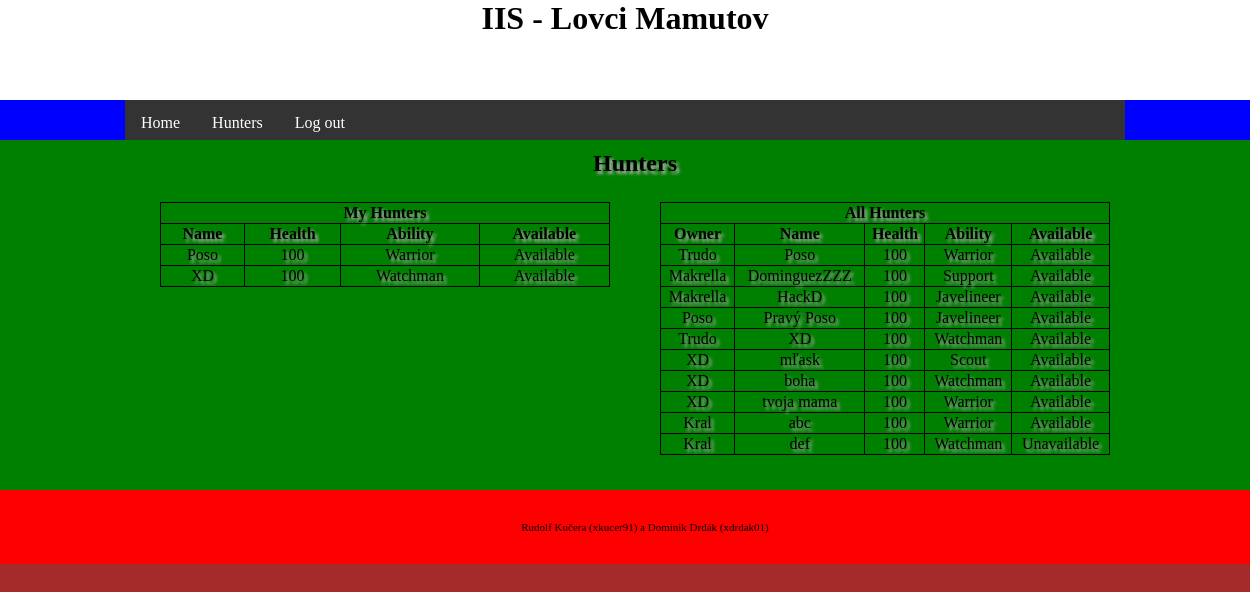
Page /iis/hunter/overview (signed in) on the committed database.
### tables this page shows
CREATE TABLE `hunter` (
  `id` int(11) NOT NULL,
  `user` int(11) NOT NULL,
  `name` varchar(255) NOT NULL,
  `health` int(11) NOT NULL,
  `ability` int(11) NOT NULL,
  `available` int(11) NOT NULL,
  `outpost` int(11) NOT NULL
);

CREATE TABLE `ability` (
  `id` int(11) NOT NULL,
  `name` varchar(255) NOT NULL
);

CREATE TABLE `user` (
  `id` int(11) NOT NULL,
  `name` varchar(255) NOT NULL,
  `password` varchar(255) NOT NULL,
  `level` int(11) NOT NULL
);

### index.php (called while the page is built, shortened)
<?php
$router = new RouterController();
$router->handle(array($_SERVER['REQUEST_URI']));
$router->writeView();

### model/Db.php (called while the page is built, shortened)
<?php
class Db {
    private static $connection;
    private static $settings = array(
		PDO::ATTR_ERRMODE => PDO::ERRMODE_EXCEPTION,
		PDO::MYSQL_ATTR_INIT_COMMAND => "SET NAMES utf8",
		PDO::ATTR_EMULATE_PREPARES => false,
	);
    public static function connect($host, $user, $password, $database) {
		if (!isset(self::$connection)) {
			self::$connection = @new PDO(
				"mysql:host=$host;dbname=$database",
				$user,
				$password,
				self::$settings
			);
		}
	}
    public static function queryOne($query, $parameters = array()) {
		$result = self::$connection->prepare($query);
		$result->execute($parameters);
		return $result->fetch();
	}
    public static function queryAll($query, $parameters = array()) {
		$result = self::$connection->prepare($query);
		$result->execute($parameters);
		return $result->fetchAll();
	}
    public static function querySingle($query, $parameters = array()) {
		$result = self::queryOne($query, $parameters);
		return $result[0];
	}
}

### model/user.php (called while the page is built, shortened)
<?php
class User {
	private $id;
	private $name;
	public function __construct ($name) {
		$user = Db::queryOne('SELECT * FROM user WHERE name = ?',[$name]);
		if (empty($user)) {
			$this->name = $name;
			$this->level = 1;
		} else {
			$this->id = $user['id'];
			$this->name = $user['name'];
		}
	}
	public function setId() {
		$this->id = Db::querySingle('SELECT id FROM user WHERE name = ?', [$this->name]);
	}
	public function getMyHunters() {
		return Db::queryAll('SELECT * FROM hunter WHERE user = ?', [$this->id]);
	}
	public static function getUserNameById($id) {
		return Db::querySingle('SELECT name FROM user WHERE id = ?', [$id]);
	}
}

### controller/HunterController.php (called while the page is built, shortened)
<?php
class HunterController extends Controller
{
    public function handle($parameters)
    {
    	if (!isLoggedIn()) {
    		$this->redirect('iis/error');
    	} else {
			$user = new User($_SESSION['user']);
			$user->setId();
		}
    	if (isset($parameters)) {
    		if ($parameters[0] == 'create') {
				$this->header['title'] = "IIS Create Hunter";
				$this->header['description'] = "Create your hunter";
				$this->header['keywords'] = ["iis", "create", "hunter", "start"];
    			$this->view = 'hunterCreate';
                $this->data['abilities'] = Ability::getAllAbilities();
    			if (isset($_POST['hunterName'])) {
                    if (!($user->getMyHuntersCount() > $user->getLevel() )) {
        				$hunter = new Hunter($_POST['hunterName'], 1);
        				$hunter->insertIntoDb();
                    }
                    if ($user->getMyHuntersCount() == $user->getLevel()+1)
    				    $this->redirect('iis/hunter/overview');
                    else
                        $this->redirect('iis/hunter/create');
    			}
    		} else if ($parameters[0] == 'overview') {
				$this->header['title'] = "IIS Hunters";
				$this->header['description'] = "User overview of all hunters";
				$this->header['keywords'] = ["iis", "overview", "hunter", "hunters"];
				$myHunters = $user->getMyHunters();
				$allHunters = Hunter::getAllHunters();
    		}
    	}
    }
}

### controller/RouterController.php (called while the page is built, shortened)
<?php
class RouterController extends Controller
{
	protected $controller;
	private function dashToCamelCase($text)
	{
		$word = str_replace('-', ' ', $text);
		$word = ucwords($word);
		$word = str_replace(' ', '', $word);
		return $word;
	}
	private function parseURL($url)
	{
        $parsedURL = parse_url($url);
		$parsedURL["path"] = ltrim($parsedURL["path"], "/");
		$parsedURL["path"] = trim($parsedURL["path"]);
		$splitPath = explode("/", $parsedURL["path"]);
		return $splitPath;
	}
    public function handle($parameters)
    {
		$parsedURL = $this->parseURL($parameters[0]);
		$iis = array_shift($parsedURL);
		$controllerClass = $this->dashToCamelCase(array_shift($parsedURL)) . 'Controller';
		if (file_exists('controller/' . $controllerClass . '.php'))
			$this->controller = new $controllerClass;
		else
			$this->redirect('iis/error');
        $this->controller->handle($parsedURL);
    }
}

### model/ability.php (called while the page is built, shortened)
<?php
class Ability {
	public static function getAbilityName($id) {
		return Db::querySingle('SELECT name FROM ability WHERE id = ?', [$id]);
	}
}

### model/hunter.php (called while the page is built, shortened)
<?php
class Hunter {
	public static function getAllHunters() {
		return Db::queryAll('SELECT * FROM hunter');
	}
}

### view/hunterOverview.phtml (the view)
<h1>Hunters</h1>
<table id="myHunters">
	<tr>
		<th colspan="4">
			My Hunters
		</th>
	</tr>
	<tr>
		<th>Name</th>
		<th>Health</th>
		<th>Ability</th>
		<th>Available</th>
	</tr>
	<?php foreach ($myHunters as $hunter):?>
		<tr>
			<td><?= $hunter['name'] ?></td>
			<td><?= $hunter['health'] ?></td>
			<td><?= Ability::getAbilityName($hunter['ability']) ?></td>
			<td>
				<?php if ($hunter['available'] == 1) : ?>
					Available
				<?php else : ?>
					Unavailable
				<?php endif; ?>
			</td>
		</tr>
	<?php endforeach; ?>
</table>
<table id="allHunters">
	<tr>
		<th colspan="5">
			All Hunters
		</th>
	</tr>
	<tr>
		<th>Owner</th>
		<th>Name</th>
		<th>Health</th>
		<th>Ability</th>
		<th>Available</th>
	</tr>
	<?php foreach ($allHunters as $hunter):?>
		<tr>
			<td><?= User::getUserNameById($hunter['user']); ?></td>
			<td><?= $hunter['name'] ?></td>
			<td><?= $hunter['health'] ?></td>
			<td><?= Ability::getAbilityName($hunter['ability']) ?></td>
			<td>
				<?php if ($hunter['available'] == 1) : ?>
					Available
				<?php else : ?>
					Unavailable
				<?php endif; ?>
			</td>
		</tr>
	<?php endforeach; ?>
</table>

### css/style.css (style rules this page uses)
html { height: 100%; width: 100%; margin: 0; padding: 0; }
body { background-color: brown; width: 100%; margin: 0; padding: 0; min-height: 100%; float: left; }
h1 { margin: 0; text-align: center; }

### css/hunter.css (style rules this page uses)
#myHunters, #myHunters td, #myHunters th { border-collapse: collapse; border: 1px solid black; }
#myHunters { width: 45%; margin: 2.5%; text-align: center; float: left; }
#allHunters, #allHunters td, #allHunters th { border-collapse: collapse; border: 1px solid black; }
#allHunters { width: 45%; margin: 2.5%; text-align: center; float: right; }

### rows in the picture
hunter: name "Poso", health "100", ability.name "Warrior", available "Available", user.name "Trudo"
hunter: name "XD", health "100", ability.name "Watchman", available "Available", user.name "Trudo"
hunter: user.name "Makrella", name "DominguezZZZ", health "100", ability.name "Support", available "Available"
hunter: user.name "Makrella", name "HackD", health "100", ability.name "Javelineer", available "Available"
hunter: user.name "Poso", name "Pravý Poso", health "100", ability.name "Javelineer", available "Available"
hunter: user.name "XD", name "mľask", health "100", ability.name "Scout", available "Available"
hunter: user.name "XD", name "boha", health "100", ability.name "Watchman", available "Available"
hunter: user.name "XD", name "tvoja mama", health "100", ability.name "Warrior", available "Available"
hunter: user.name "Kral", name "abc", health "100", ability.name "Warrior", available "Available"
hunter: user.name "Kral", name "def", health "100", ability.name "Watchman", available "Unavailable"
